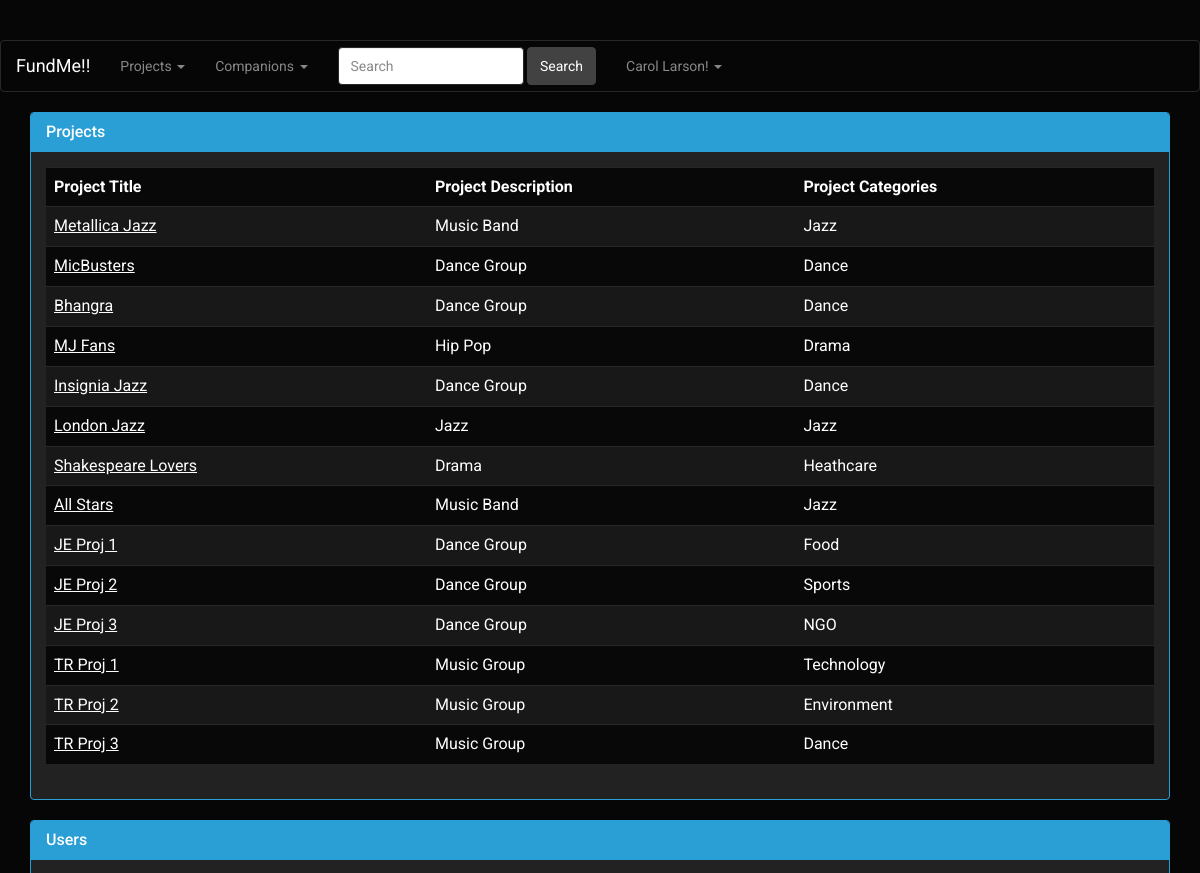
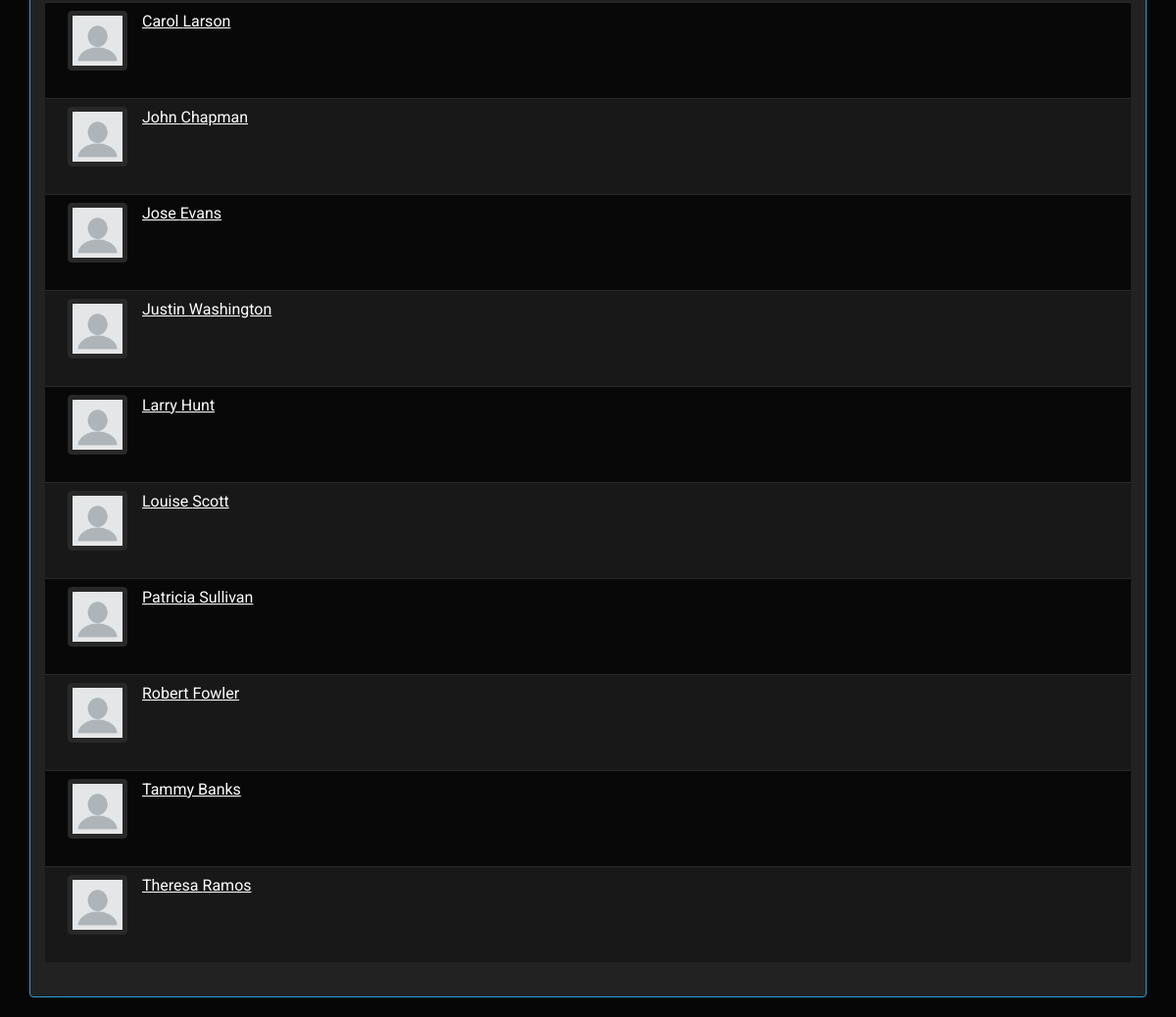
The page /search.php (signed in) on the database its author committed (2 pictures, top to bottom).
### tables this page shows
CREATE TABLE `USER` (
  `EMAIL_ID` VARCHAR(45) NOT NULL,
  `PASSWORD` VARCHAR(45) NOT NULL,
  `FIRST_NAME` VARCHAR(45) NOT NULL,
  `LAST_NAME` VARCHAR(45) NOT NULL,
  `ADDRESS_LINE_1` VARCHAR(100) NOT NULL,
  `ADDRESS_LINE_2` VARCHAR(100) NULL,
  `CITY` VARCHAR(45) NOT NULL,
  `STATE` VARCHAR(45) NOT NULL,
  `COUNTRY` VARCHAR(45) NOT NULL,
  `ZIPCODE` INT(11) NOT NULL,
  `PHONE` VARCHAR(10) NOT NULL,
  `INTEREST` VARCHAR(45) DEFAULT NULL,
  `PHOTO` BLOB,
  PRIMARY KEY (`EMAIL_ID`)
);

CREATE TABLE `PROJECT`(
 `PROJECT_ID` INT(11) NOT NULL AUTO_INCREMENT,
 `PROJECT_TITLE` VARCHAR(45) NOT NULL UNIQUE,
 `DESCRIPTION` VARCHAR(200) NOT NULL ,
 `DATE_TIME_CREATED` DATETIME NOT NULL ,
 `START_DATE` DATE NOT NULL ,
 `COMPLETION_DATE` DATE NULL,
 `PLANNED_COMPLETION_DATE` DATE NOT NULL ,
 `PHOTO` BLOB NULL,
 `VIDEO` VARCHAR(100) NULL,
 `STATUS` enum('FAILED','CAMPAIGNING', 'STARTED','COMPLETED') NOT NULL DEFAULT 'CAMPAIGNING',
 PRIMARY KEY (`PROJECT_ID`)
);

### search.php (the view, shortened to what this page needs)
<html lang="en">
<head>
    <link href="css/bootstrap.min.css" rel="stylesheet">
    <link rel="stylesheet" href="https://maxcdn.bootstrapcdn.com/bootstrap/3.3.7/css/bootstrap.min.css"
>
</head>
<body>
<?php
require 'dbconn.php';
require 'navbar.php';
?>
<?php
$keyword = $_POST['keyword'];
$sql_search =
    "SELECT PROJECT.PROJECT_ID,PROJECT_TITLE,PROJECT.DESCRIPTION,GROUP_CONCAT(CATEGORY.NAME) AS CATEGORIES
             FROM PROJECT
              JOIN PROJECT_CATEGORY ON PROJECT.PROJECT_ID = PROJECT_CATEGORY.PROJECT_ID
              JOIN CATEGORY ON PROJECT_CATEGORY.CATEGORY_ID = CATEGORY.CATEGORY_ID
            WHERE UPPER(PROJECT.PROJECT_TITLE) LIKE UPPER('%$keyword%')
                  OR UPPER(PROJECT.DESCRIPTION) LIKE UPPER('%$keyword%')
                  OR UPPER(CATEGORY.NAME) LIKE UPPER('%$keyword')
            GROUP BY  PROJECT.PROJECT_ID,PROJECT_TITLE,PROJECT.DESCRIPTION;";
$sql_search = $conn->query($sql_search);
if ($sql_search->num_rows === 0) {
} else {
    ?>
    <div class="container">
        <div class='panel panel-primary'>
            <div class='panel-heading'>
                <h3 class='panel-title'>Projects</h3>
            </div>
            <div class='panel-body'>
                <table class="table table-striped table-hover">
                    <tbody>
                    <tr>
                        <th>Project Title</th>
                        <th>Project Description</th>
                        <th>Project Categories</th>
                    </tr>
                    <?php
                    while ($search_result = $sql_search->fetch_assoc()) { ?>
                        <tr>
                            <td>
                                <a href="viewProject.php?project_id=<?php echo $search_result['PROJECT_ID']; ?>"><?php echo $search_result['PROJECT_TITLE']; ?></a>
                            </td>
                            <td> <?php echo $search_result['DESCRIPTION'] ?> </td>
                            <td><?php echo $search_result['CATEGORIES'] ?></td>
                        </tr>
                        <?php
                    } ?>
                    </tbody>
                </table>
            </div>
        </div>
    </div>
    <?php
}
$sql_user_search = "SELECT FIRST_NAME, LAST_NAME, EMAIL_ID, PHOTO
                    FROM USER
                    WHERE FIRST_NAME LIKE '%$keyword%'
                          OR LAST_NAME LIKE '%$keyword%'
                          OR EMAIL_ID LIKE '%$keyword%';";
$sql_user_search = $conn->query($sql_user_search);
if ($sql_user_search->num_rows === 0) {
} else {
    ?>
    <div class="container">
        <div class='panel panel-primary'>
            <div class='panel-heading'>
                <h3 class='panel-title'>Users</h3>
            </div>
            <div class='panel-body'>
                <table class="table table-striped table-hover">
                    <tbody>
                    <?php
                    while ($user_search_result = $sql_user_search->fetch_assoc()) { ?>
                        <tr>
                            <td>
                                <div class="col-sm-1">
                                    <div class="thumbnail">
                                        <?php
                                        if(is_null($user_search_result['PHOTO'])){?>
                                            <img class="img-responsive user-photo" src="img/blank.png">
                                            <?php
                                        }else{?>
                                            <img class="img-responsive user-photo">
                                            <?php
                                        }
                                        ?>
                                    </div>
                                </div>
                                <a href="viewOtherUserProfile.php?email=<?php echo $user_search_result['EMAIL_ID'] ?>">
                                    <?php echo $user_search_result['FIRST_NAME']." ".$user_search_result['LAST_NAME'] ?>
                                </a>
                            </td>
                        </tr>
                        <?php
                    } ?>
                    </tbody>
                </table>
            </div>
        </div>
    </div>
    <?php
}
?>
</body>
</html>

### navbar.php (shortened to what this page needs)
<?php
require 'dbconn.php';
?>
<nav class="navbar navbar-default">
    <div class="container-fluid">
        <div class="navbar-header">
            <a class="navbar-brand" href="homepage.php">FundMe!!</a>
        </div>
        <div class="collapse navbar-collapse" id="bs-example-navbar-collapse-1">
            <ul class="nav navbar-nav">
                <li class="dropdown">
                    <a href="#" class="dropdown-toggle" data-toggle="dropdown" role="button" aria-expanded="false">Projects
                        <span class="caret"></span></a>
                </li>
                <li class="dropdown">
                    <a href="#" class="dropdown-toggle" data-toggle="dropdown" role="button" aria-expanded="false">Companions
                        <span class="caret"></span></a>
                </li>
                <li>
                    <form class="navbar-form navbar-left" role="search" method="POST" action="search.php">
                        <div class="form-group">
                            <input type="text" class="form-control" placeholder="Search" name="keyword">
                        </div>
                        <button type="submit" class="btn btn-default">Search</button>
                    </form>
                </li>
                <li class="dropdown">
                    <a href="#" class="dropdown-toggle" data-toggle="dropdown" role="button" aria-expanded="false">
                        <?php
                        if (isset($_SESSION['email'])) {
                            $sql_getname = "select first_name,last_name from user where email_id='" . $_SESSION['email'] . "'";
                            $result_getname = $conn->query($sql_getname);
                            $row_getname = $result_getname->fetch_assoc();
                            echo $row_getname['first_name'] . " " . $row_getname['last_name'] . "!";
                        } else {
                        }
                        ?>
                        <span class="caret"></span></a>
                </li>
            </ul>
        </div>
    </div>
</nav>

### rows shown on the page
user: FIRST_NAME "Carol", LAST_NAME "Larson"
project: PROJECT_TITLE "Metallica Jazz", DESCRIPTION "Music Band", CATEGORIES "Jazz"
project: PROJECT_TITLE "MicBusters", DESCRIPTION "Dance Group", CATEGORIES "Dance"
project: PROJECT_TITLE "Bhangra", DESCRIPTION "Dance Group", CATEGORIES "Dance"
project: PROJECT_TITLE "MJ Fans", DESCRIPTION "Hip Pop", CATEGORIES "Drama"
project: PROJECT_TITLE "Insignia Jazz", DESCRIPTION "Dance Group", CATEGORIES "Dance"
project: PROJECT_TITLE "London Jazz", DESCRIPTION "Jazz", CATEGORIES "Jazz"
project: PROJECT_TITLE "Shakespeare Lovers", DESCRIPTION "Drama", CATEGORIES "Heathcare"
project: PROJECT_TITLE "All Stars", DESCRIPTION "Music Band", CATEGORIES "Jazz"
project: PROJECT_TITLE "JE Proj 1", DESCRIPTION "Dance Group", CATEGORIES "Food"
project: PROJECT_TITLE "JE Proj 2", DESCRIPTION "Dance Group", CATEGORIES "Sports"
project: PROJECT_TITLE "JE Proj 3", DESCRIPTION "Dance Group", CATEGORIES "NGO"
project: PROJECT_TITLE "TR Proj 1", DESCRIPTION "Music Group", CATEGORIES "Technology"
project: PROJECT_TITLE "TR Proj 2", DESCRIPTION "Music Group", CATEGORIES "Environment"
project: PROJECT_TITLE "TR Proj 3", DESCRIPTION "Music Group", CATEGORIES "Dance"
user: FIRST_NAME "John", LAST_NAME "Chapman"
user: FIRST_NAME "Jose", LAST_NAME "Evans"
user: FIRST_NAME "Justin", LAST_NAME "Washington"
user: FIRST_NAME "Larry", LAST_NAME "Hunt"
user: FIRST_NAME "Louise", LAST_NAME "Scott"
user: FIRST_NAME "Patricia", LAST_NAME "Sullivan"
user: FIRST_NAME "Robert", LAST_NAME "Fowler"
user: FIRST_NAME "Tammy", LAST_NAME "Banks"
user: FIRST_NAME "Theresa", LAST_NAME "Ramos"
